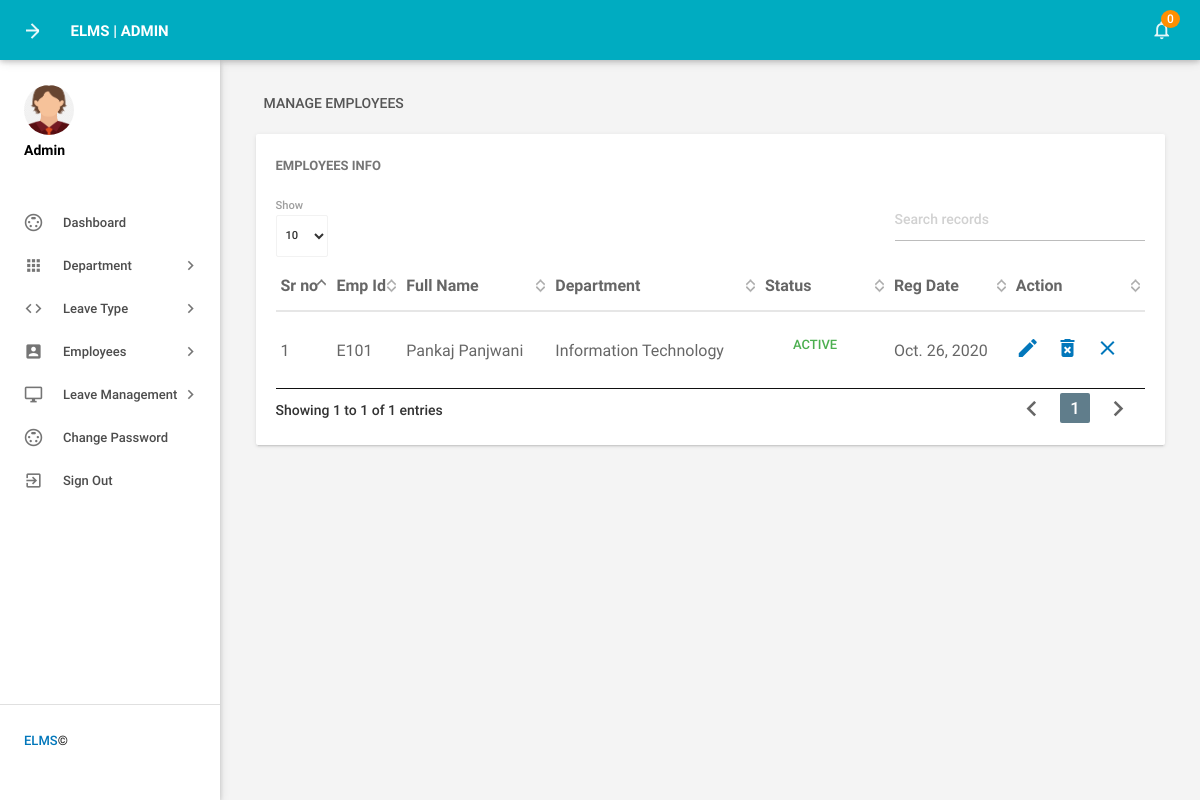
/manage_employee (signed in), run on the app's committed database.
### employeeleave/models.py (models this page shows, shortened)
class Employee(models.Model):
    user = models.ForeignKey(User, on_delete=models.CASCADE, null=True)
    empid = models.CharField(max_length=20)
    gender = models.CharField(max_length=30)
    dob = models.CharField(max_length=50)
    department = models.CharField(max_length=50,null=True)
    address = models.CharField(max_length=300)
    city = models.CharField(max_length=50)
    country = models.CharField(max_length=50)
    phoneno = models.CharField(max_length=15)
    status = models.CharField(max_length=15, null=True)
    regdate = models.DateField()

### employeeleave/views.py (the view)
# urls.py: path('manage_employee',manage_employee, name='manage_employee'),
def manage_employee(request):
    if not request.user.is_authenticated:
        return redirect('admin_login')
    leavescount = Leaves.objects.filter(isread="no").count()
    unreadleaves = Leaves.objects.filter(isread="no")
    employee = Employee.objects.all()
    d = {'employee':employee,'leavescount':leavescount,'unreadleaves':unreadleaves}
    return render(request, 'manage_employee.html', d)

### employeeleave/templates/manage_employee.html (shortened to what this page needs)
{% load static %}
{% block body %}
<html lang="en">
    <head>
        <link type="text/css" rel="stylesheet" href="{% static 'admin/assets/plugins/materialize/css/materialize.min.css' %}"/>
        <link href="{% static 'admin/assets/plugins/material-preloader/css/materialPreloader.min.css' %}" rel="stylesheet">
        <link href="{% static 'admin/assets/plugins/datatables/css/jquery.dataTables.min.css' %}" rel="stylesheet">
        <link href="{% static 'admin/assets/css/alpha.min.css' %}" rel="stylesheet" type="text/css"/>
        <link href="{% static 'admin/assets/css/custom.css' %}" rel="stylesheet" type="text/css"/>
    </head>
    <body>
       {% include 'header.html' %}
{% include 'sidebar.html' %}
            <main class="mn-inner">
                <div class="row">
                    <div class="col s12">
                        <div class="page-title">Manage Employees</div>
                    </div>
                    <div class="col s12 m12 l12">
                        <div class="card">
                            <div class="card-content">
                                <span class="card-title">Employees Info</span>
                                <table id="example" class="display responsive-table ">
                                    <thead>
                                        <tr>
                                            <th>Sr no</th>
                                            <th>Emp Id</th>
                                            <th>Full Name</th>
                                            <th>Department</th>
                                             <th>Status</th>
                                             <th>Reg Date</th>
                                            <th>Action</th>
                                        </tr>
                                    </thead>
                                    <tbody>
            {% for i in employee %}
                                        <tr>
                                            <td> {{forloop.counter}}</td>
                                            <td>{{i.empid}}</td>
                                            <td>{{i.user.first_name}}&nbsp;{{i.user.last_name}}</td>
                                            <td>{{i.department}}</td>
                                             <td>
                                                {% if i.status == "1" %}
                                                 <a class="waves-effect waves-green btn-flat m-b-xs">Active</a>
                                                 {% else %}
                                                 <a class="waves-effect waves-red btn-flat m-b-xs">Inactive</a>
                                                {% endif %}
                                             </td>
                                              <td>{{i.regdate}}</td>
                                            <td><a href="{% url 'edit_employee' i.user.id %}"><i class="material-icons">mode_edit</i></a>
                                                &nbsp;&nbsp; <a href="{% url 'delete_employee' i.user.id %}" onclick="return confirm('Do you want to delete');"><i class="material-icons">delete_forever</i></a>
                                        {% if i.status == "1" %}
&nbsp;&nbsp;<a href="{% url 'inactive_employee' i.user.id %}" onclick="return confirm('Are you sure you want to inactive this Employe?');"" > <i class="material-icons" title="Inactive">clear</i>
{% else %}
                                            &nbsp;&nbsp;<a href="{% url 'active_employee' i.user.id %}" onclick="return confirm('Are you sure you want to active this employee?');""><i class="material-icons" title="Active">done</i>
                                            {% endif %} </td>
                                        </tr>
                                         {% endfor %}
                                    </tbody>
                                </table>
                            </div>
                        </div>
                    </div>
                </div>
            </main>
        </div>
        <div class="left-sidebar-hover"></div>
    </body>
</html>
{% endblock %}

### data on the page
Employee: empid "E101", user.first_name "Pankaj", user.last_name "Panjwani", department "Information Technology", status "ACTIVE", regdate "Oct. 26, 2020"

### other printed values
{{ leavescount }} "0"
